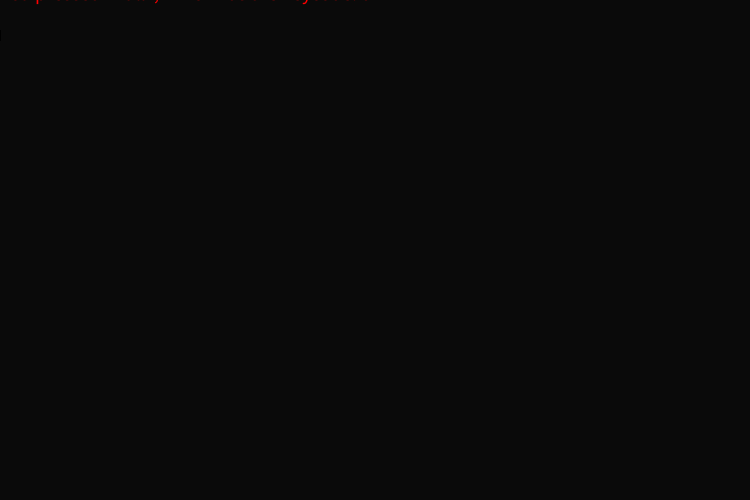
Frame 1 (no input)
Frame 60 (the mouse pressed at the canvas centre just before this capture): identical to frame 1, image omitted
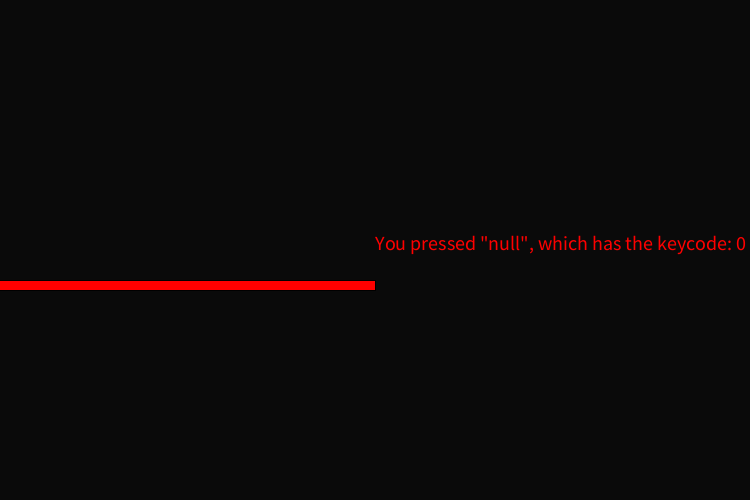
Frame 120 (the mouse held since frame 60 and released just before this capture)

The Processing sketch that drew these frames (run headless with seeded random() and noise(); from frame 60 on, the mouse is pressed at the canvas centre):

// Processing sketch: KeyCodes_and_MouseCoords
// ── KeyCodes_and_MouseCoords.pde
void setup() {
  size(750, 500);
  background(10);
}

int pressedKeyCode, pressedMouseCode;
String pressedKey;
boolean mPressTF;

void draw() {
  background(g.backgroundColor);
  colorMode(HSB, 360, 100, 100);
  textSize(20);
  fill(floor(map(pressedKeyCode, 65, 122, 0, 360)), 100, 100);
  if (pressedKey != "null" &&  mPressTF != true) {
    text("You pressed \"" + pressedKey + "\", which has the keycode: " + str(pressedKeyCode), mouseX, mouseY);
  } else if (pressedKey == "null" && mPressTF != true) {
    text("Non letter key, with keycode: " + pressedKeyCode, mouseX, mouseY);
  }
  else if (mPressTF){
    text("You pressed \"" + pressedKey + "\", which has the keycode: " + str(pressedMouseCode), mouseX, mouseY);
  }
  rect(mouseX, mouseY+30, map(pressedKeyCode, 65, 122, 0, 435), 10);
  colorMode(RGB);
}

void mouseClicked() {
  //println("Mouse Button: " + mouseButton);
  if (mouseButton == LEFT){ //these if statements basically make it so that the color will become a random color in the first, second, or third third of the spectrum. 
    pressedKeyCode = int(floor(random(65, 84)));
    pressedKey = "L. mButton";
    mPressTF = true;
    pressedMouseCode = mouseButton;
  }
  else if (mouseButton == CENTER){
    pressedKeyCode = int(floor(random(84, 103)));
    pressedKey = "MID. mButton";
    mPressTF = true;
    pressedMouseCode = mouseButton;
  }
  else if (mouseButton == RIGHT){
    pressedKeyCode = int(floor(random(103,122)));
    pressedKey = "R. mButton";
    mPressTF = true;
    pressedMouseCode = mouseButton;
  }
}

void keyPressed() {
  mPressTF = false;
  //println("Key Code: " + keyCode + "\t\tKey: " + key);
  if (keyCode >= 32 && keyCode <= 127) { //every numerical key
    pressedKeyCode = keyCode;
    pressedKey = str(key);
    if (pressedKey == pressedKey.toLowerCase() && key != CODED) {//checks if the key was lower case
      pressedKeyCode += 32; //changes the ascii code to the lowercase one
      //pressedKey = pressedKey.toUpperCase(); //changes key to upper case
    } else if (key == CODED) {
      pressedKey = "null";
    }
  }
}
